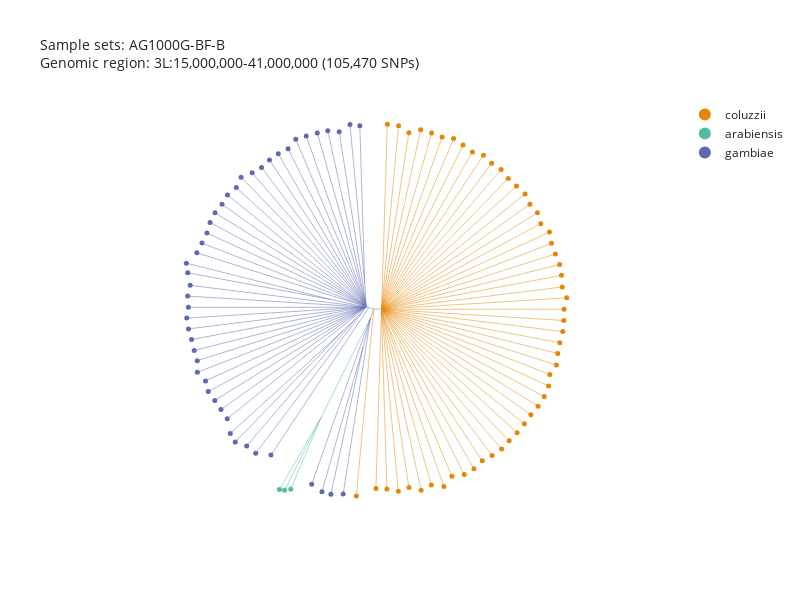

Notebook code cell kept with this figure:
### Code cell
ag3.plot_njt(
    region=region,
    n_snps=n_snps,
    sample_sets = "AG1000G-BF-B",
    color="taxon",
)

### Figure 1 — Plotly figure (JSON) as saved in the notebook; plotly's stock layout.template omitted (floating-point values rounded to 4 significant figures; data arrays with more than 128 entries replaced by an {"elided": "..."} marker saying what was removed)
{"data": [{"hovertemplate": "taxon=coluzzii<br>x=%{x}<br>y=%{y}<extra></extra>", "legendgroup": "coluzzii", "line": {"color": "rgb(229, 134, 6)", "dash": "solid", "width": 0.5}, "marker": {"symbol": "circle"}, "mode": "lines", "name": "coluzzii", "orientation": "v", "showlegend": false, "type": "scatter", "x": {"elided": "309 float values"}, "xaxis": "x", "y": {"elided": "309 float values"}, "yaxis": "y"}, {"hovertemplate": "taxon=arabiensis<br>x=%{x}<br>y=%{y}<extra></extra>", "legendgroup": "arabiensis", "line": {"color": "rgb(82, 188, 163)", "dash": "solid", "width": 0.5}, "marker": {"symbol": "circle"}, "mode": "lines", "name": "arabiensis", "orientation": "v", "showlegend": false, "type": "scatter", "x": [-496.9, -2515.0, NaN, -2515.0, -3817.0, NaN, -2515.0, -2603.0, NaN, -2603.0, -4078.0, NaN, -2603.0, -4295.0, NaN], "xaxis": "x", "y": [-451.9, -4505.0, NaN, -4505.0, -7580.0, NaN, -4505.0, -4668.0, NaN, -4668.0, -7631.0, NaN, -4668.0, -7600.0, NaN], "yaxis": "y"}, {"hovertemplate": "taxon=gambiae<br>x=%{x}<br>y=%{y}<extra></extra>", "legendgroup": "gambiae", "line": {"color": "rgb(93, 105, 177)", "dash": "solid", "width": 0.5}, "marker": {"symbol": "circle"}, "mode": "lines", "name": "gambiae", "orientation": "v", "showlegend": false, "type": "scatter", "x": {"elided": "264 float values"}, "xaxis": "x", "y": {"elided": "264 float values"}, "yaxis": "y"}, {"hovertemplate": "taxon=<br>x=%{x}<br>y=%{y}<extra></extra>", "legendgroup": "", "line": {"color": "gray", "dash": "solid", "width": 0.5}, "marker": {"symbol": "circle"}, "mode": "lines", "name": "", "orientation": "v", "showlegend": false, "type": "scatter", "x": [0.0, -1.614, NaN, -1.614, -326.5, NaN, -326.5, -326.5, NaN, -326.5, -459.3, NaN, -459.3, -466.2, NaN, -466.2, -496.9, NaN], "xaxis": "x", "y": [0.0, -0.3534, NaN, -0.3534, 9.655, NaN, 9.655, 9.655, NaN, 9.655, -367.2, NaN, -367.2, -385.1, NaN, -385.1, -451.9, NaN], "yaxis": "y"}, {"customdata": {"elided": "53x11 mixed values"}, "hovertemplate": "<b>%{hovertext}</b><br><br>taxon=%{customdata[3]}<br>x=%{x}<br>y=%{y}<br>sample_id=%{customdata[0]}<br>partner_sample_id=%{customdata[1]}<br>sample_set=%{customdata[2]}<br>country=%{customdata[4]}<br>admin1_iso=%{customdata[5]}<br>admin1_name=%{customdata[6]}<br>admin2_name=%{customdata[7]}<br>location=%{customdata[8]}<br>year=%{customdata[9]}<br>month=%{customdata[10]}<extra></extra>", "hovertext": ["AB0408-C", "AB0369-C", "AB0327-C", "AB0410-C", "AB0370-C", "AB0398-C", "AB0359-C", "AB0523-C", "AB0364-C", "AB0362-C", "AB0352-C", "AB0505-C", "AB0361-C", "AB0372-C", "AB0334-C", "AB0365-C", "AB0358-C", "AB0348-C", "AB0371-C", "AB0397-C", "AB0404-C", "AB0329-C", "AB0503-C", "AB0363-C", "AB0330-C", "AB0403-C", "AB0340-C", "AB0413-C", "AB0409-C", "AB0366-C", "AB0338-C", "AB0332-C", "AB0396-C", "AB0510-C", "AB0328-C", "AB0399-C", "AB0351-C", "AB0356-C", "AB0355-C", "AB0367-C", "AB0354-C", "AB0360-C", "AB0341-C", "AB0331-C", "AB0326-C", "AB0411-C", "AB0357-C", "AB0508-C", "AB0339-C", "AB0509-C", "AB0400-C", "AB0337-C", "AB0368-C"], "legendgroup": "coluzzii", "marker": {"color": "rgb(229, 134, 6)", "size": 5, "symbol": "circle"}, "mode": "markers", "name": "coluzzii", "orientation": "v", "showlegend": true, "type": "scatter", "x": [-1056.0, -229.9, 232.4, 711.0, 1162.0, 1672.0, 2102.0, 2632.0, 2968.0, 3489.0, 3899.0, 4248.0, 4663.0, 5065.0, 5380.0, 5716.0, 6020.0, 6294.0, 6599.0, 6856.0, 7044.0, 7092.0, 7370.0, 7426.0, 7516.0, 7639.0, 7680.0, 7694.0, 7803.0, 7616.0, 7586.0, 7506.0, 7326.0, 7166.0, 7075.0, 6712.0, 6569.0, 6255.0, 6051.0, 5687.0, 5341.0, 5041.0, 4646.0, 4298.0, 3832.0, 3437.0, 3041.0, 2555.0, 2113.0, 1654.0, 1157.0, 721.6, 248.2], "xaxis": "x", "y": [-7864.0, -7552.0, -7576.0, -7664.0, -7509.0, -7630.0, -7403.0, -7470.0, -7034.0, -6959.0, -6721.0, -6382.0, -6160.0, -5891.0, -5539.0, -5205.0, -4830.0, -4449.0, -4084.0, -3682.0, -3236.0, -2749.0, -2350.0, -1869.0, -1413.0, -943.9, -476.5, -4.004, 477.5, 933.8, 1425.0, 1883.0, 2326.0, 2773.0, 3246.0, 3602.0, 4059.0, 4419.0, 4854.0, 5187.0, 5506.0, 5881.0, 6143.0, 6479.0, 6618.0, 6910.0, 7188.0, 7256.0, 7416.0, 7556.0, 7435.0, 7726.0, 7794.0], "yaxis": "y"}, {"customdata": [["AB0457-C", "BF17-34", "AG1000G-BF-B", "arabiensis", "Burkina Faso", "BF-09", "Hauts-Bassins", "Houet", "Pala", 2014, 7], ["AB0333-C", "BF18-11", "AG1000G-BF-B", "arabiensis", "Burkina Faso", "BF-09", "Hauts-Bassins", "Houet", "Bana Village", 2014, 7], ["AB0502-C", "BF17-15", "AG1000G-BF-B", "arabiensis", "Burkina Faso", "BF-09", "Hauts-Bassins", "Houet", "Pala", 2014, 7]], "hovertemplate": "<b>%{hovertext}</b><br><br>taxon=%{customdata[3]}<br>x=%{x}<br>y=%{y}<br>sample_id=%{customdata[0]}<br>partner_sample_id=%{customdata[1]}<br>sample_set=%{customdata[2]}<br>country=%{customdata[4]}<br>admin1_iso=%{customdata[5]}<br>admin1_name=%{customdata[6]}<br>admin2_name=%{customdata[7]}<br>location=%{customdata[8]}<br>year=%{customdata[9]}<br>month=%{customdata[10]}<extra></extra>", "hovertext": ["AB0457-C", "AB0333-C", "AB0502-C"], "legendgroup": "arabiensis", "marker": {"color": "rgb(82, 188, 163)", "size": 5, "symbol": "circle"}, "mode": "markers", "name": "arabiensis", "orientation": "v", "showlegend": true, "type": "scatter", "x": [-4295.0, -4078.0, -3817.0], "xaxis": "x", "y": [-7600.0, -7631.0, -7580.0], "yaxis": "y"}, {"customdata": {"elided": "46x11 mixed values"}, "hovertemplate": "<b>%{hovertext}</b><br><br>taxon=%{customdata[3]}<br>x=%{x}<br>y=%{y}<br>sample_id=%{customdata[0]}<br>partner_sample_id=%{customdata[1]}<br>sample_set=%{customdata[2]}<br>country=%{customdata[4]}<br>admin1_iso=%{customdata[5]}<br>admin1_name=%{customdata[6]}<br>admin2_name=%{customdata[7]}<br>location=%{customdata[8]}<br>year=%{customdata[9]}<br>month=%{customdata[10]}<extra></extra>", "hovertext": ["AB0524-C", "AB0386-C", "AB0459-C", "AB0435-C", "AB0378-C", "AB0439-C", "AB0432-C", "AB0527-C", "AB0525-C", "AB0374-C", "AB0433-C", "AB0389-C", "AB0529-C", "AB0469-C", "AB0528-C", "AB0373-C", "AB0473-C", "AB0517-C", "AB0533-C", "AB0530-C", "AB0468-C", "AB0465-C", "AB0463-C", "AB0537-C", "AB0440-C", "AB0472-C", "AB0466-C", "AB0504-C", "AB0526-C", "AB0460-C", "AB0436-C", "AB0375-C", "AB0536-C", "AB0467-C", "AB0388-C", "AB0532-C", "AB0381-C", "AB0474-C", "AB0471-C", "AB0458-C", "AB0462-C", "AB0379-C", "AB0531-C", "AB0477-C", "AB0470-C", "AB0538-C"], "legendgroup": "gambiae", "marker": {"color": "rgb(93, 105, 177)", "size": 5, "symbol": "circle"}, "mode": "markers", "name": "gambiae", "orientation": "v", "showlegend": true, "type": "scatter", "x": [-908.6, -1323.0, -1778.0, -2259.0, -2701.0, -3166.0, -3607.0, -3932.0, -4344.0, -4714.0, -5050.0, -5443.0, -5909.0, -6112.0, -6483.0, -6714.0, -7007.0, -7218.0, -7350.0, -7557.0, -7773.0, -8217.0, -8157.0, -8054.0, -8162.0, -8130.0, -8199.0, -8125.0, -7996.0, -7884.0, -7755.0, -7751.0, -7409.0, -7293.0, -7017.0, -6759.0, -6495.0, -6365.0, -6156.0, -5676.0, -5294.0, -4653.0, -2935.0, -2504.0, -2128.0, -1611.0], "xaxis": "x", "y": [7725.0, 7773.0, 7477.0, 7513.0, 7421.0, 7292.0, 7157.0, 6756.0, 6543.0, 6288.0, 5966.0, 5750.0, 5561.0, 5120.0, 4809.0, 4415.0, 4064.0, 3653.0, 3210.0, 2783.0, 2375.0, 1938.0, 1534.0, 1004.0, 551.3, 79.44, -375.3, -830.0, -1278.0, -1736.0, -2171.0, -2659.0, -3022.0, -3471.0, -3843.0, -4226.0, -4617.0, -5239.0, -5592.0, -5760.0, -6069.0, -6147.0, -7371.0, -7687.0, -7794.0, -7785.0], "yaxis": "y"}], "layout": {"height": 600, "legend": {"itemsizing": "constant", "tracegroupgap": 0}, "title": {"font": {"size": 14}, "text": "Sample sets: AG1000G-BF-B<br>Genomic region: 3L:15,000,000-41,000,000 (105,470 SNPs)"}, "width": 800, "xaxis": {"autorange": true, "domain": [0, 1], "mirror": false, "range": [-1.31, 6.31], "showgrid": false, "showline": false, "showticklabels": false, "ticks": "", "title": {}}, "yaxis": {"autorange": true, "domain": [0, 1], "mirror": false, "range": [-1, 4], "scaleanchor": "x", "scaleratio": 1, "showgrid": false, "showline": false, "showticklabels": false, "ticks": "", "title": {}}}}
